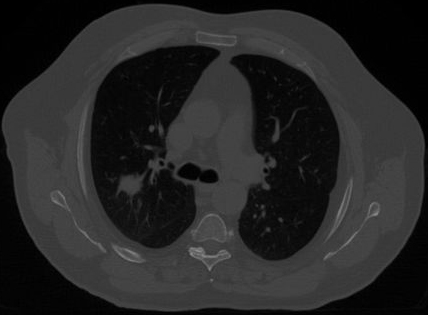
%> input picture CT.jpg, 428 x 315 px
$ octave run_ISDNT.m   (GNU Octave 9; MATLAB toolbox functions it lacks are replaced by stand-ins)
%> lines starting %> are read from the running program, lines starting %| are printed output that depends on the picture
%% Title: Image Size Dependent Normalization Technique (ISDNT)

%% Created by Zohair Al-Ameen.
% Department of Computer Science,
% College of Computer Science and Mathematics,
% University of Mosul,
% Mosul, Nineveh, Iraq

%% Please report bugs and/or send comments to Zohair Al-Ameen.
% Email: qizohair@uomosul.edu.iq

%% When you use this code or any part of it, please cite the following article:
% Zohair Al-Ameen, Ghazali Sulong, and Md Gapar Md Johar.
% "Enhancing the Contrast of CT Medical Images by Employing a Novel Image Size Dependent Normalization Technique."
% International Journal of Bio-Science and Bio-Technology, vol. 4, no. 3, (2012): pp. 63-68.
%% INPUT
% x --> is a given low-contrast image

%% OUTPUT
% res --> a contrast-enhanced image.


%% Starting implementation %%
clear all; close all; clc

%% Reading the image
x = im2double(imread('CT.jpg'));
%> x: size 315x428 double; min 0, max 0.549, mean 0.149
figure; imshow(x); title('original')

%% Equation 1 in the article
[m,n]=size(x);
%> m = 315; n = 428
xx=sum(x(:))/(m*n);
%> xx = 0.149

%% Equation 2 in the article
xx0 = (x - min(x(:)))*exp(xx);
xx1 = max(x(:))- min(x(:));
%> xx1 = 0.549
res = xx0/xx1;
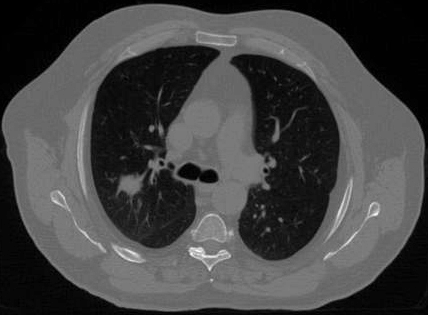
%> res: size 315x428 double; min 0, max 1.16, mean 0.314; drawn with min black and max white

%% Display the results
figure; imshow(res); title('enhanced')
% imwrite(res,'CT_enh.jpg')
